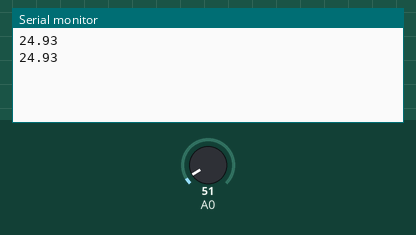
A sketch run on a simulated Arduino Uno, built with avr-gcc and run on an emulated ATmega328P. Parts: the last lines printed to the serial monitor. The inputs (shaded band) are chosen by the test bench; at power-on: A0 = 51.

Above: at 1.8 s.
1.9 s: A0 set to 61
At 2.6 s:
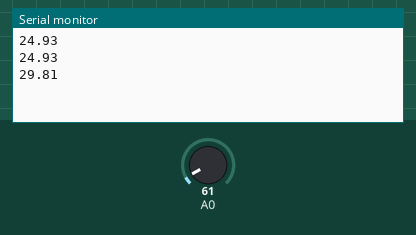
3.4 s: A0 set to 71
At 4.8 s:
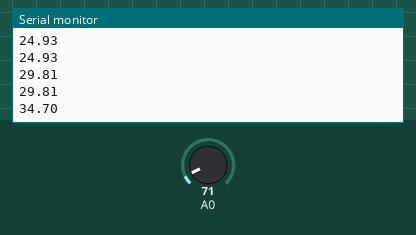
Timing chart, 0 to 6.4 s (numbered marks = the images above; inputs shaded):
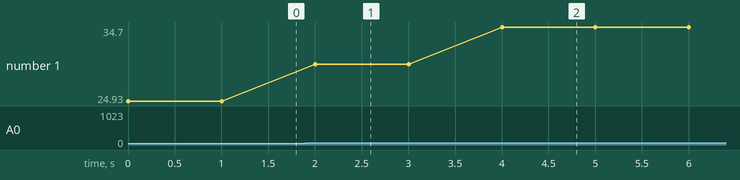

Measured:
- after the input at 1.9 s, the serial monitor: prints a new line after 0.10 s (image 1)
- after the input at 3.4 s, the serial monitor: prints a new line after 0.60 s (image 2)
- plotted number 1: 24.93 → 29.81 after the input at 1.9 s, 29.81 → 34.7 after the input at 3.4 s

The sketch:

Test_LM35D.ino
```cpp
int pinLM35D = 0;
void setup() {
  Serial.begin(9600);
}

void loop() {
  // 0代表模拟A0端口
  int temperatureVoltage = analogRead(A0);

  float temperature = temperatureVoltage*(5.0 / 1023.0 * 100);
  Serial.println(temperature);
  delay(1000);
}
```
